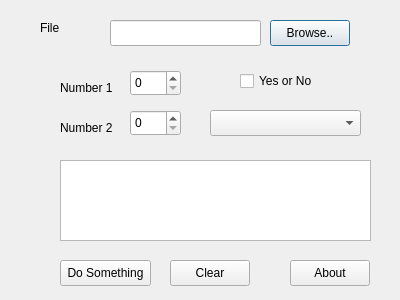
<ui version="4.0" >
 <class>myQtAppDLG</class>
 <widget class="QDialog" name="myQtAppDLG" >
  <property name="geometry" >
   <rect>
    <x>0</x>
    <y>0</y>
    <width>400</width>
    <height>300</height>
   </rect>
  </property>
  <property name="windowTitle" >
   <string>My Designer Dialog</string>
  </property>
  <widget class="QLabel" name="label" >
   <property name="geometry" >
    <rect>
     <x>40</x>
     <y>20</y>
     <width>54</width>
     <height>16</height>
    </rect>
   </property>
   <property name="text" >
    <string>File</string>
   </property>
  </widget>
  <widget class="QLabel" name="label_2" >
   <property name="geometry" >
    <rect>
     <x>60</x>
     <y>80</y>
     <width>54</width>
     <height>16</height>
    </rect>
   </property>
   <property name="text" >
    <string>Number 1</string>
   </property>
  </widget>
  <widget class="QLabel" name="label_3" >
   <property name="geometry" >
    <rect>
     <x>60</x>
     <y>120</y>
     <width>54</width>
     <height>16</height>
    </rect>
   </property>
   <property name="text" >
    <string>Number 2</string>
   </property>
  </widget>
  <widget class="QLineEdit" name="lineEdit" >
   <property name="geometry" >
    <rect>
     <x>110</x>
     <y>20</y>
     <width>151</width>
     <height>26</height>
    </rect>
   </property>
  </widget>
  <widget class="QTextEdit" name="textEdit" >
   <property name="geometry" >
    <rect>
     <x>60</x>
     <y>160</y>
     <width>311</width>
     <height>81</height>
    </rect>
   </property>
  </widget>
  <widget class="QSpinBox" name="spinBox1" >
   <property name="geometry" >
    <rect>
     <x>130</x>
     <y>70</y>
     <width>51</width>
     <height>26</height>
    </rect>
   </property>
  </widget>
  <widget class="QSpinBox" name="spinBox2" >
   <property name="geometry" >
    <rect>
     <x>130</x>
     <y>110</y>
     <width>51</width>
     <height>26</height>
    </rect>
   </property>
  </widget>
  <widget class="QPushButton" name="pushButton_browse" >
   <property name="geometry" >
    <rect>
     <x>270</x>
     <y>20</y>
     <width>80</width>
     <height>26</height>
    </rect>
   </property>
   <property name="text" >
    <string>Browse..</string>
   </property>
  </widget>
  <widget class="QPushButton" name="pushButton_do" >
   <property name="geometry" >
    <rect>
     <x>60</x>
     <y>260</y>
     <width>91</width>
     <height>26</height>
    </rect>
   </property>
   <property name="text" >
    <string>Do Something</string>
   </property>
  </widget>
  <widget class="QPushButton" name="pushButton_clear" >
   <property name="geometry" >
    <rect>
     <x>170</x>
     <y>260</y>
     <width>80</width>
     <height>26</height>
    </rect>
   </property>
   <property name="text" >
    <string>Clear</string>
   </property>
  </widget>
  <widget class="QPushButton" name="pushButton_about" >
   <property name="geometry" >
    <rect>
     <x>290</x>
     <y>260</y>
     <width>80</width>
     <height>26</height>
    </rect>
   </property>
   <property name="text" >
    <string>About</string>
   </property>
  </widget>
  <widget class="QComboBox" name="comboBox" >
   <property name="geometry" >
    <rect>
     <x>210</x>
     <y>110</y>
     <width>151</width>
     <height>26</height>
    </rect>
   </property>
  </widget>
  <widget class="QCheckBox" name="checkBox" >
   <property name="geometry" >
    <rect>
     <x>240</x>
     <y>70</y>
     <width>81</width>
     <height>22</height>
    </rect>
   </property>
   <property name="text" >
    <string>Yes or No</string>
   </property>
  </widget>
 </widget>
 <resources/>
 <connections>
  <connection>
   <sender>pushButton_about</sender>
   <signal>clicked()</signal>
   <receiver>textEdit</receiver>
   <slot>clear()</slot>
   <hints>
    <hint type="sourcelabel" >
     <x>320</x>
     <y>271</y>
    </hint>
    <hint type="destinationlabel" >
     <x>313</x>
     <y>228</y>
    </hint>
   </hints>
  </connection>
 </connections>
</ui>
